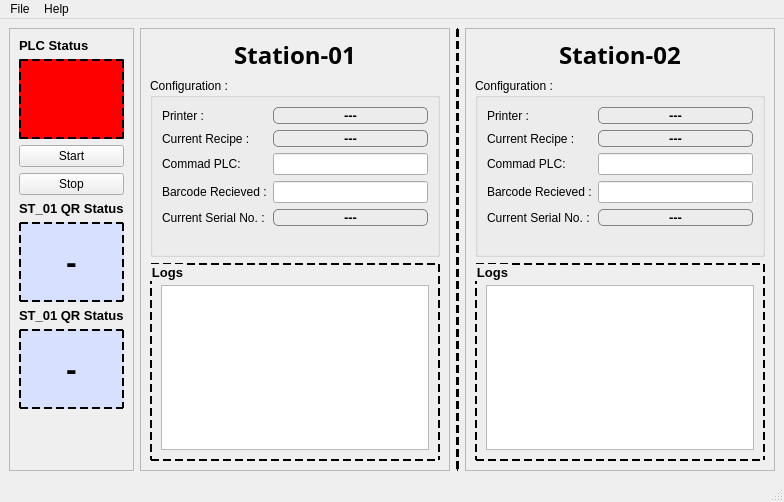
<?xml version="1.0" encoding="UTF-8"?>
<ui version="4.0">
 <class>MainWindow</class>
 <widget class="QMainWindow" name="MainWindow">
  <property name="geometry">
   <rect>
    <x>0</x>
    <y>0</y>
    <width>784</width>
    <height>502</height>
   </rect>
  </property>
  <property name="windowTitle">
   <string>MainWindow</string>
  </property>
  <widget class="QWidget" name="centralwidget">
   <layout class="QHBoxLayout" name="horizontalLayout">
    <item>
     <widget class="QFrame" name="frame_3">
      <property name="minimumSize">
       <size>
        <width>50</width>
        <height>0</height>
       </size>
      </property>
      <property name="frameShape">
       <enum>QFrame::StyledPanel</enum>
      </property>
      <property name="frameShadow">
       <enum>QFrame::Raised</enum>
      </property>
      <layout class="QVBoxLayout" name="verticalLayout_5">
       <item>
        <widget class="QLabel" name="label_19">
         <property name="font">
          <font>
           <pointsize>10</pointsize>
           <bold>true</bold>
          </font>
         </property>
         <property name="text">
          <string>PLC Status</string>
         </property>
        </widget>
       </item>
       <item>
        <widget class="QPushButton" name="pushButton">
         <property name="enabled">
          <bool>false</bool>
         </property>
         <property name="minimumSize">
          <size>
           <width>0</width>
           <height>80</height>
          </size>
         </property>
         <property name="styleSheet">
          <string notr="true">QPushButton{
	border:2px dashed black;
	background-color: rgb(255, 0, 0);
}</string>
         </property>
         <property name="text">
          <string/>
         </property>
        </widget>
       </item>
       <item>
        <widget class="QPushButton" name="pushButton_2">
         <property name="text">
          <string>Start</string>
         </property>
        </widget>
       </item>
       <item>
        <widget class="QPushButton" name="pushButton_3">
         <property name="text">
          <string>Stop</string>
         </property>
        </widget>
       </item>
       <item>
        <widget class="QLabel" name="label_20">
         <property name="font">
          <font>
           <pointsize>10</pointsize>
           <bold>true</bold>
          </font>
         </property>
         <property name="text">
          <string>ST_01 QR Status</string>
         </property>
        </widget>
       </item>
       <item>
        <widget class="QLabel" name="label_21">
         <property name="minimumSize">
          <size>
           <width>0</width>
           <height>80</height>
          </size>
         </property>
         <property name="font">
          <font>
           <pointsize>24</pointsize>
           <bold>true</bold>
          </font>
         </property>
         <property name="styleSheet">
          <string notr="true">QLabel{
	background-color: rgb(216, 224, 255);
	border: 2px dashed black;
}</string>
         </property>
         <property name="text">
          <string>-</string>
         </property>
         <property name="alignment">
          <set>Qt::AlignCenter</set>
         </property>
        </widget>
       </item>
       <item>
        <widget class="QLabel" name="label_22">
         <property name="font">
          <font>
           <pointsize>10</pointsize>
           <bold>true</bold>
          </font>
         </property>
         <property name="text">
          <string>ST_01 QR Status</string>
         </property>
        </widget>
       </item>
       <item>
        <widget class="QLabel" name="label_23">
         <property name="minimumSize">
          <size>
           <width>0</width>
           <height>80</height>
          </size>
         </property>
         <property name="font">
          <font>
           <pointsize>24</pointsize>
           <bold>true</bold>
          </font>
         </property>
         <property name="styleSheet">
          <string notr="true">QLabel{
	background-color: rgb(216, 224, 255);
	border: 2px dashed black;
}</string>
         </property>
         <property name="text">
          <string>-</string>
         </property>
         <property name="alignment">
          <set>Qt::AlignCenter</set>
         </property>
        </widget>
       </item>
       <item>
        <spacer name="verticalSpacer">
         <property name="orientation">
          <enum>Qt::Vertical</enum>
         </property>
         <property name="sizeHint" stdset="0">
          <size>
           <width>20</width>
           <height>40</height>
          </size>
         </property>
        </spacer>
       </item>
      </layout>
     </widget>
    </item>
    <item>
     <widget class="QFrame" name="frame">
      <property name="frameShape">
       <enum>QFrame::StyledPanel</enum>
      </property>
      <property name="frameShadow">
       <enum>QFrame::Raised</enum>
      </property>
      <layout class="QVBoxLayout" name="verticalLayout">
       <item alignment="Qt::AlignTop">
        <widget class="QLabel" name="label">
         <property name="font">
          <font>
           <family>Cascadia Mono</family>
           <pointsize>18</pointsize>
           <italic>false</italic>
           <bold>true</bold>
          </font>
         </property>
         <property name="styleSheet">
          <string notr="true">QLabel{
	font: 700 18pt &quot;Cascadia Mono&quot;;
}</string>
         </property>
         <property name="text">
          <string>Station-01</string>
         </property>
         <property name="alignment">
          <set>Qt::AlignCenter</set>
         </property>
        </widget>
       </item>
       <item>
        <widget class="QGroupBox" name="groupBox_3">
         <property name="font">
          <font>
           <bold>false</bold>
           <underline>false</underline>
          </font>
         </property>
         <property name="title">
          <string>Configuration :</string>
         </property>
         <layout class="QFormLayout" name="formLayout">
          <item row="2" column="0">
           <widget class="QLabel" name="label_15">
            <property name="text">
             <string>Current Recipe : </string>
            </property>
           </widget>
          </item>
          <item row="2" column="1">
           <widget class="QLabel" name="label_16">
            <property name="font">
             <font>
              <pointsize>10</pointsize>
              <bold>true</bold>
              <underline>false</underline>
             </font>
            </property>
            <property name="styleSheet">
             <string notr="true">QLabel{
	border: 1px solid gray;
	border-radius: 5px;
}</string>
            </property>
            <property name="text">
             <string>---</string>
            </property>
            <property name="alignment">
             <set>Qt::AlignCenter</set>
            </property>
           </widget>
          </item>
          <item row="3" column="0">
           <widget class="QLabel" name="label_5">
            <property name="text">
             <string>Commad PLC: </string>
            </property>
           </widget>
          </item>
          <item row="4" column="0">
           <widget class="QLabel" name="label_6">
            <property name="text">
             <string>Barcode Recieved :</string>
            </property>
           </widget>
          </item>
          <item row="4" column="1">
           <widget class="QLineEdit" name="lineEdit_2">
            <property name="sizePolicy">
             <sizepolicy hsizetype="Preferred" vsizetype="Fixed">
              <horstretch>0</horstretch>
              <verstretch>0</verstretch>
             </sizepolicy>
            </property>
            <property name="alignment">
             <set>Qt::AlignCenter</set>
            </property>
            <property name="readOnly">
             <bool>true</bool>
            </property>
           </widget>
          </item>
          <item row="6" column="1">
           <spacer name="verticalSpacer_2">
            <property name="orientation">
             <enum>Qt::Vertical</enum>
            </property>
            <property name="sizeHint" stdset="0">
             <size>
              <width>20</width>
              <height>40</height>
             </size>
            </property>
           </spacer>
          </item>
          <item row="1" column="0">
           <widget class="QLabel" name="label_3">
            <property name="text">
             <string>Printer :</string>
            </property>
           </widget>
          </item>
          <item row="1" column="1">
           <widget class="QLabel" name="label_4">
            <property name="font">
             <font>
              <pointsize>10</pointsize>
              <bold>true</bold>
              <underline>false</underline>
             </font>
            </property>
            <property name="styleSheet">
             <string notr="true">QLabel{
	border: 1px solid gray;
	border-radius: 5px;
}</string>
            </property>
            <property name="text">
             <string>---</string>
            </property>
            <property name="alignment">
             <set>Qt::AlignCenter</set>
            </property>
           </widget>
          </item>
          <item row="5" column="1">
           <widget class="QLabel" name="label_24">
            <property name="font">
             <font>
              <pointsize>10</pointsize>
              <bold>true</bold>
              <underline>false</underline>
             </font>
            </property>
            <property name="styleSheet">
             <string notr="true">QLabel{
	border: 1px solid gray;
	border-radius: 5px;
}</string>
            </property>
            <property name="text">
             <string>---</string>
            </property>
            <property name="alignment">
             <set>Qt::AlignCenter</set>
            </property>
           </widget>
          </item>
          <item row="5" column="0">
           <widget class="QLabel" name="label_7">
            <property name="text">
             <string>Current Serial No. :</string>
            </property>
           </widget>
          </item>
          <item row="3" column="1">
           <widget class="QLineEdit" name="lineEdit">
            <property name="sizePolicy">
             <sizepolicy hsizetype="Preferred" vsizetype="Fixed">
              <horstretch>0</horstretch>
              <verstretch>0</verstretch>
             </sizepolicy>
            </property>
            <property name="text">
             <string/>
            </property>
            <property name="alignment">
             <set>Qt::AlignCenter</set>
            </property>
            <property name="readOnly">
             <bool>true</bool>
            </property>
           </widget>
          </item>
         </layout>
        </widget>
       </item>
       <item>
        <widget class="QGroupBox" name="groupBox_31">
         <property name="font">
          <font>
           <pointsize>10</pointsize>
           <bold>true</bold>
           <underline>false</underline>
          </font>
         </property>
         <property name="styleSheet">
          <string notr="true">QGroupBox{
	border:2px dashed balck;
}</string>
         </property>
         <property name="title">
          <string>Logs</string>
         </property>
         <property name="alignment">
          <set>Qt::AlignLeading|Qt::AlignLeft|Qt::AlignVCenter</set>
         </property>
         <layout class="QVBoxLayout" name="verticalLayout_3">
          <property name="topMargin">
           <number>20</number>
          </property>
          <item>
           <widget class="LoggingTextEdit" name="textEdit">
            <property name="readOnly">
             <bool>true</bool>
            </property>
           </widget>
          </item>
         </layout>
        </widget>
       </item>
      </layout>
     </widget>
    </item>
    <item>
     <widget class="Line" name="line">
      <property name="styleSheet">
       <string notr="true">border:2px dashed black;</string>
      </property>
      <property name="orientation">
       <enum>Qt::Vertical</enum>
      </property>
     </widget>
    </item>
    <item>
     <widget class="QFrame" name="frame_2">
      <property name="frameShape">
       <enum>QFrame::StyledPanel</enum>
      </property>
      <property name="frameShadow">
       <enum>QFrame::Raised</enum>
      </property>
      <layout class="QVBoxLayout" name="verticalLayout_2">
       <item alignment="Qt::AlignTop">
        <widget class="QLabel" name="label_2">
         <property name="font">
          <font>
           <family>Cascadia Mono</family>
           <pointsize>18</pointsize>
           <italic>false</italic>
           <bold>true</bold>
          </font>
         </property>
         <property name="styleSheet">
          <string notr="true">QLabel{
	font: 700 18pt &quot;Cascadia Mono&quot;;
}</string>
         </property>
         <property name="text">
          <string>Station-02</string>
         </property>
         <property name="alignment">
          <set>Qt::AlignCenter</set>
         </property>
        </widget>
       </item>
       <item>
        <widget class="QGroupBox" name="groupBox_4">
         <property name="title">
          <string>Configuration :</string>
         </property>
         <layout class="QFormLayout" name="formLayout_2">
          <item row="2" column="0">
           <widget class="QLabel" name="label_17">
            <property name="text">
             <string>Current Recipe :</string>
            </property>
           </widget>
          </item>
          <item row="2" column="1">
           <widget class="QLabel" name="label_18">
            <property name="font">
             <font>
              <pointsize>10</pointsize>
              <bold>true</bold>
             </font>
            </property>
            <property name="styleSheet">
             <string notr="true">QLabel{
	border: 1px solid gray;
	border-radius: 5px;
}</string>
            </property>
            <property name="text">
             <string>---</string>
            </property>
            <property name="alignment">
             <set>Qt::AlignCenter</set>
            </property>
           </widget>
          </item>
          <item row="3" column="0">
           <widget class="QLabel" name="label_11">
            <property name="text">
             <string>Commad PLC: </string>
            </property>
           </widget>
          </item>
          <item row="3" column="1">
           <widget class="QLineEdit" name="lineEdit_3">
            <property name="sizePolicy">
             <sizepolicy hsizetype="Preferred" vsizetype="Fixed">
              <horstretch>0</horstretch>
              <verstretch>0</verstretch>
             </sizepolicy>
            </property>
            <property name="alignment">
             <set>Qt::AlignCenter</set>
            </property>
            <property name="readOnly">
             <bool>true</bool>
            </property>
           </widget>
          </item>
          <item row="4" column="0">
           <widget class="QLabel" name="label_12">
            <property name="text">
             <string>Barcode Recieved :</string>
            </property>
           </widget>
          </item>
          <item row="4" column="1">
           <widget class="QLineEdit" name="lineEdit_4">
            <property name="sizePolicy">
             <sizepolicy hsizetype="Preferred" vsizetype="Fixed">
              <horstretch>0</horstretch>
              <verstretch>0</verstretch>
             </sizepolicy>
            </property>
            <property name="alignment">
             <set>Qt::AlignCenter</set>
            </property>
            <property name="readOnly">
             <bool>true</bool>
            </property>
           </widget>
          </item>
          <item row="1" column="0">
           <widget class="QLabel" name="label_9">
            <property name="text">
             <string>Printer :</string>
            </property>
           </widget>
          </item>
          <item row="1" column="1">
           <widget class="QLabel" name="label_10">
            <property name="font">
             <font>
              <pointsize>10</pointsize>
              <bold>true</bold>
             </font>
            </property>
            <property name="styleSheet">
             <string notr="true">QLabel{
	border: 1px solid gray;
	border-radius: 5px;
}</string>
            </property>
            <property name="text">
             <string>---</string>
            </property>
            <property name="alignment">
             <set>Qt::AlignCenter</set>
            </property>
           </widget>
          </item>
          <item row="5" column="0">
           <widget class="QLabel" name="label_13">
            <property name="text">
             <string>Current Serial No. :</string>
            </property>
           </widget>
          </item>
          <item row="6" column="1">
           <spacer name="verticalSpacer_3">
            <property name="orientation">
             <enum>Qt::Vertical</enum>
            </property>
            <property name="sizeHint" stdset="0">
             <size>
              <width>20</width>
              <height>40</height>
             </size>
            </property>
           </spacer>
          </item>
          <item row="5" column="1">
           <widget class="QLabel" name="label_25">
            <property name="font">
             <font>
              <pointsize>10</pointsize>
              <bold>true</bold>
              <underline>false</underline>
             </font>
            </property>
            <property name="styleSheet">
             <string notr="true">QLabel{
	border: 1px solid gray;
	border-radius: 5px;
}</string>
            </property>
            <property name="text">
             <string>---</string>
            </property>
            <property name="alignment">
             <set>Qt::AlignCenter</set>
            </property>
           </widget>
          </item>
         </layout>
        </widget>
       </item>
       <item>
        <widget class="QGroupBox" name="groupBox_5">
         <property name="font">
          <font>
           <pointsize>10</pointsize>
           <bold>true</bold>
          </font>
         </property>
         <property name="styleSheet">
          <string notr="true">QGroupBox{
	border:2px dashed balck;
}</string>
         </property>
         <property name="title">
          <string>Logs</string>
         </property>
         <layout class="QVBoxLayout" name="verticalLayout_4">
          <property name="topMargin">
           <number>20</number>
          </property>
          <item>
           <widget class="LoggingTextEdit" name="textEdit_2">
            <property name="readOnly">
             <bool>true</bool>
            </property>
           </widget>
          </item>
         </layout>
        </widget>
       </item>
      </layout>
     </widget>
    </item>
   </layout>
  </widget>
  <widget class="QMenuBar" name="menubar">
   <property name="geometry">
    <rect>
     <x>0</x>
     <y>0</y>
     <width>784</width>
     <height>22</height>
    </rect>
   </property>
   <widget class="QMenu" name="menuFile">
    <property name="title">
     <string>File</string>
    </property>
    <addaction name="actionOpen_Recipie_Editor"/>
    <addaction name="actionConnection_Settings"/>
    <addaction name="actionData"/>
   </widget>
   <widget class="QMenu" name="menuHelp">
    <property name="title">
     <string>Help</string>
    </property>
    <addaction name="actionAbout_Us"/>
   </widget>
   <addaction name="menuFile"/>
   <addaction name="menuHelp"/>
  </widget>
  <widget class="QStatusBar" name="statusbar"/>
  <action name="actionOpen_Recipie_Editor">
   <property name="text">
    <string>Open Recipie Editor</string>
   </property>
  </action>
  <action name="actionConnection_Settings">
   <property name="text">
    <string>Connection Settings</string>
   </property>
  </action>
  <action name="actionAbout_Us">
   <property name="text">
    <string>About Us</string>
   </property>
  </action>
  <action name="actionData">
   <property name="text">
    <string>Data</string>
   </property>
  </action>
 </widget>
 <customwidgets>
  <customwidget>
   <class>LoggingTextEdit</class>
   <extends>QTextEdit</extends>
   <header location="global">loggingtextedit.h</header>
  </customwidget>
 </customwidgets>
 <resources/>
 <connections/>
</ui>
